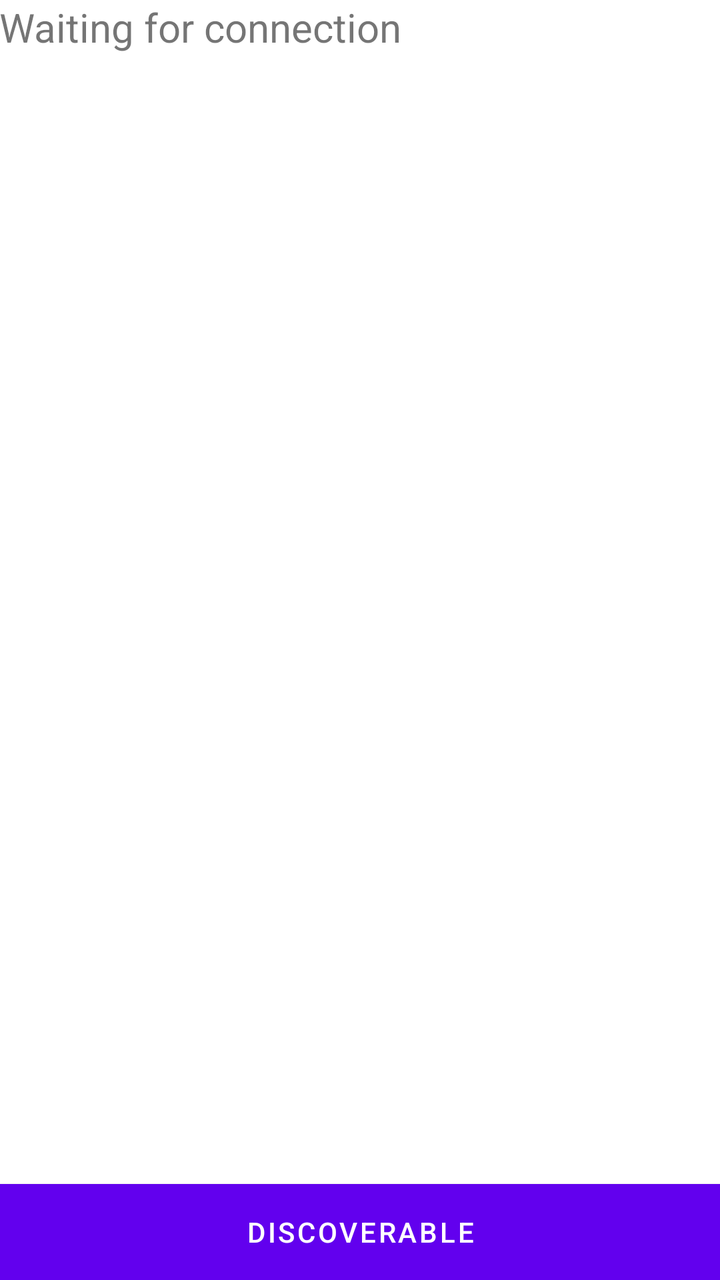
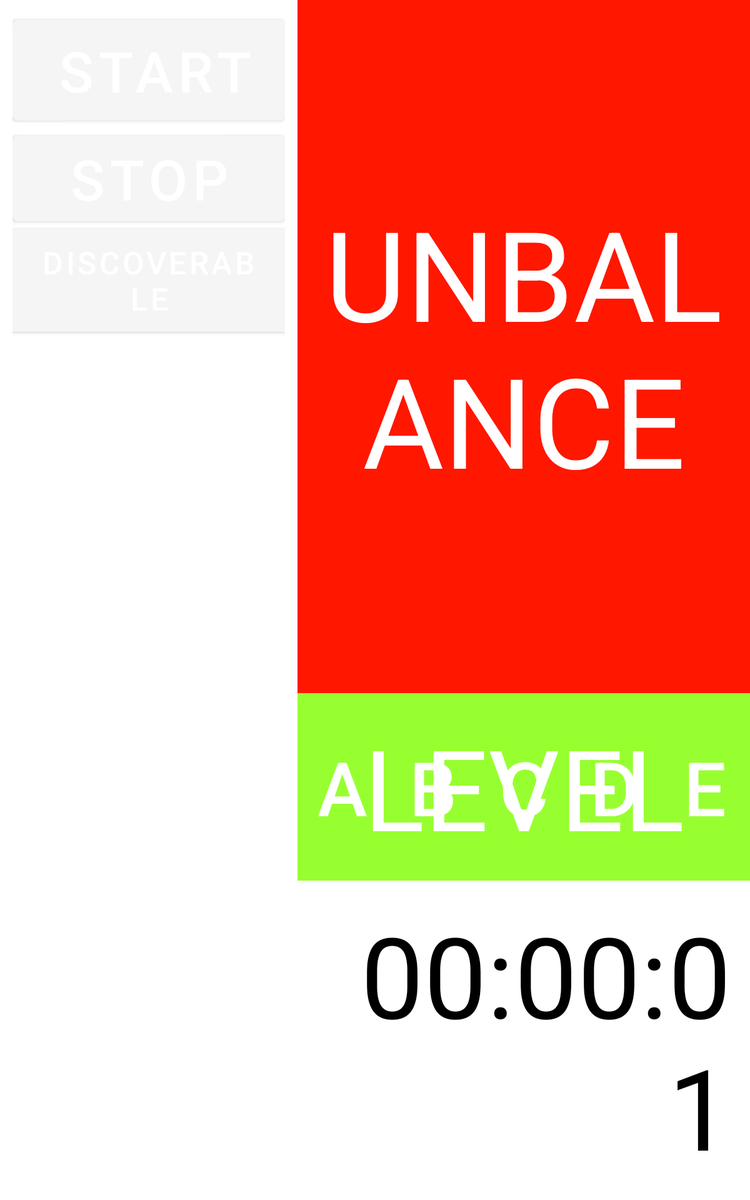

Two renders of one Android screen. The first uses the default layout on a phone; the second uses the alternative layout the repository ships for a different screen configuration, on a matching device. The two XML files are below.
<!-- AndroidManifest.xml: application theme AppTheme -->
<!-- res/layout/fragment_receiver.xml -->
<RelativeLayout xmlns:android="http://schemas.android.com/apk/res/android"
    xmlns:tools="http://schemas.android.com/tools"
    android:layout_width="match_parent"
    android:layout_height="match_parent"
    android:paddingBottom="@dimen/activity_vertical_margin"
    android:paddingLeft="@dimen/activity_horizontal_margin"
    android:paddingRight="@dimen/activity_horizontal_margin"
    android:paddingTop="@dimen/activity_vertical_margin"
    tools:context="com.starboy.karav.SA.ReceiverFragment">

    <TextView
        android:id="@+id/waitForConnect"
        android:layout_width="wrap_content"
        android:layout_height="wrap_content"
        android:text="@string/wait_for_connect"
        android:textIsSelectable="false"
        android:textSize="20dp" />

    <Button
        android:id="@+id/discover_rec"
        android:layout_width="fill_parent"
        android:layout_height="wrap_content"
        android:layout_alignParentBottom="true"
        android:layout_alignParentEnd="true"
        android:layout_alignParentStart="true"
        android:layout_weight="1"
        android:background="#ffd5662e"
        android:text="Discoverable"
        android:textColor="#FFFFFF" />

</RelativeLayout>
<!-- resources referenced by this layout -->
<resources>
  <string name="wait_for_connect">Waiting for connection</string>
</resources>
<!-- res/layout-large/fragment_receiver.xml (the repository's variant of the layout above) -->
<!-- drawn on a 7-inch tablet held upright -->
<?xml version="1.0" encoding="utf-8"?>
<RelativeLayout xmlns:android="http://schemas.android.com/apk/res/android"
    xmlns:tools="http://schemas.android.com/tools"
    android:layout_width="match_parent"
    android:layout_height="match_parent"
    android:theme="@style/Theme.AppCompat.Light.NoActionBar"
    tools:showIn="@layout/activity_reciever">

    <TextView
        android:id="@+id/timer"
        android:layout_width="wrap_content"
        android:layout_height="wrap_content"
        android:layout_alignParentBottom="true"
        android:layout_alignParentEnd="true"
        android:layout_toEndOf="@+id/linearLayout2"
        android:gravity="right"
        android:padding="15dp"
        android:paddingTop="15dp"
        android:text="00:00:01"
        android:textAppearance="?android:attr/textAppearanceLarge"
        android:textColor="#ff000000"
        android:textIsSelectable="false"
        android:textSize="90sp" />

    <LinearLayout
        android:id="@+id/linearLayout2"
        android:layout_width="wrap_content"
        android:layout_height="match_parent"
        android:layout_alignParentStart="true"
        android:layout_alignParentTop="true"
        android:orientation="vertical"
        android:padding="10dp">

        <Button
            android:id="@+id/start_but"
            android:layout_width="wrap_content"
            android:layout_height="wrap_content"
            android:padding="10dp"
            android:paddingStart="20dp"
            android:text=" Start "
            android:textSize="45dp" />

        <Button
            android:id="@+id/stop_but"
            android:layout_width="match_parent"
            android:layout_height="wrap_content"
            android:layout_gravity="center_horizontal"
            android:text="Stop"
            android:textSize="45dp" />

        <ImageView
            android:id="@+id/imageView"
            android:layout_width="fill_parent"
            android:layout_height="wrap_content" />

        <Button
            android:id="@+id/discover_rec"
            android:layout_width="match_parent"
            android:layout_height="wrap_content"
            android:layout_alignParentBottom="true"
            android:layout_alignParentEnd="true"
            android:layout_alignParentStart="true"
            android:background="#ffd5662e"
            android:text="Discoverable"
            android:textColor="#FFFFFF"
            android:textSize="25dp" />
    </LinearLayout>

    <TextView
        android:id="@+id/status"
        android:layout_width="fill_parent"
        android:layout_height="wrap_content"
        android:layout_above="@+id/status_level"
        android:layout_alignParentEnd="true"
        android:layout_alignParentTop="true"
        android:layout_toEndOf="@+id/linearLayout2"
        android:background="#ffff1700"
        android:gravity="center"
        android:longClickable="false"
        android:paddingBottom="20dp"
        android:paddingLeft="10dp"
        android:paddingRight="10dp"
        android:paddingTop="20dp"
        android:text="@string/status_unbalance"
        android:textAppearance="?android:attr/textAppearanceLarge"
        android:textColor="#ffffffff"
        android:textSize="100sp" />

    <TextView
        android:id="@+id/status_level"
        android:layout_width="wrap_content"
        android:layout_height="wrap_content"
        android:layout_above="@+id/timer"
        android:layout_alignParentEnd="true"
        android:layout_toEndOf="@+id/linearLayout2"
        android:background="#fb96ff2d"
        android:gravity="center"
        android:padding="15dp"
        android:paddingBottom="15dp"
        android:paddingLeft="10dp"
        android:paddingRight="15dp"
        android:paddingTop="15dp"
        android:text="LEVEL"
        android:textColor="#ffffffff"
        android:textSize="90sp" />

    <LinearLayout
        android:layout_width="match_parent"
        android:layout_height="match_parent"
        android:layout_above="@+id/timer"
        android:layout_below="@+id/status"
        android:layout_toEndOf="@+id/linearLayout2"
        android:orientation="horizontal">

        <Button
            android:id="@+id/level1"
            android:layout_width="match_parent"
            android:layout_height="match_parent"
            android:layout_weight="1"
            android:background="#00000000"
            android:text="@string/level_1"
            android:textColor="#FFFFFF"
            android:textSize="60sp" />

        <Button
            android:id="@+id/level2"
            android:layout_width="match_parent"
            android:layout_height="match_parent"
            android:layout_weight="1"
            android:background="#00000000"
            android:text="@string/level_2"
            android:textColor="#FFFFFF"
            android:textSize="60sp" />

        <Button
            android:id="@+id/level3"
            android:layout_width="match_parent"
            android:layout_height="match_parent"
            android:layout_weight="1"
            android:background="#00000000"
            android:text="@string/level_3"
            android:textColor="#FFFFFF"
            android:textSize="60sp" />

        <Button
            android:id="@+id/level4"
            android:layout_width="match_parent"
            android:layout_height="match_parent"
            android:layout_weight="1"
            android:background="#00000000"
            android:text="@string/level_4"
            android:textColor="#FFFFFF"
            android:textSize="60sp" />

        <Button
            android:id="@+id/level5"
            android:layout_width="match_parent"
            android:layout_height="match_parent"
            android:layout_weight="1"
            android:background="#00000000"
            android:text="@string/level_5"
            android:textColor="#FFFFFF"
            android:textSize="60sp" />
    </LinearLayout>

</RelativeLayout>
<!-- res/layout/activity_reciever.xml (included above) -->
<fragment xmlns:android="http://schemas.android.com/apk/res/android"
    xmlns:tools="http://schemas.android.com/tools"
    android:id="@+id/fragment"
    android:name="com.starboy.karav.sender.RecieverFragment"
    tools:layout="@layout/fragment_reciever"
    android:layout_width="match_parent"
    android:layout_height="match_parent" />
<!-- res/layout/fragment_reciever.xml (included above) -->
<RelativeLayout xmlns:android="http://schemas.android.com/apk/res/android"
    xmlns:tools="http://schemas.android.com/tools"
    android:layout_width="match_parent"
    android:layout_height="match_parent"
    android:paddingLeft="@dimen/activity_horizontal_margin"
    android:paddingRight="@dimen/activity_horizontal_margin"
    android:paddingTop="@dimen/activity_vertical_margin"
    android:paddingBottom="@dimen/activity_vertical_margin"
    tools:context="com.starboy.karav.sender.RecieverFragment">

    <TextView
        android:text="@string/wait_for_connect"
        android:layout_width="wrap_content"
        android:layout_height="wrap_content"
        android:id="@+id/waitForConnect"
        android:textIsSelectable="false"
        android:textSize="20dp" />

    <Button
        android:layout_width="fill_parent"
        android:layout_height="wrap_content"
        android:text="Discoverable"
        android:id="@+id/discover_rec"
        android:layout_weight="1"
        android:background="#ffd5662e"
        android:textColor="#FFFFFF"
        android:layout_alignParentBottom="true"
        android:layout_alignParentStart="true"
        android:layout_alignParentEnd="true" />

</RelativeLayout>
<!-- resources referenced by the variant -->
<!-- as a 7-inch tablet held upright resolves them -->
<resources>
  <string name="level_1">A</string>
  <string name="level_2">B</string>
  <string name="level_3">C</string>
  <string name="level_4">D</string>
  <string name="level_5">E</string>
  <string name="status_unbalance">UNBALANCE</string>
  <string name="wait_for_connect">Waiting for connection</string>
</resources>
